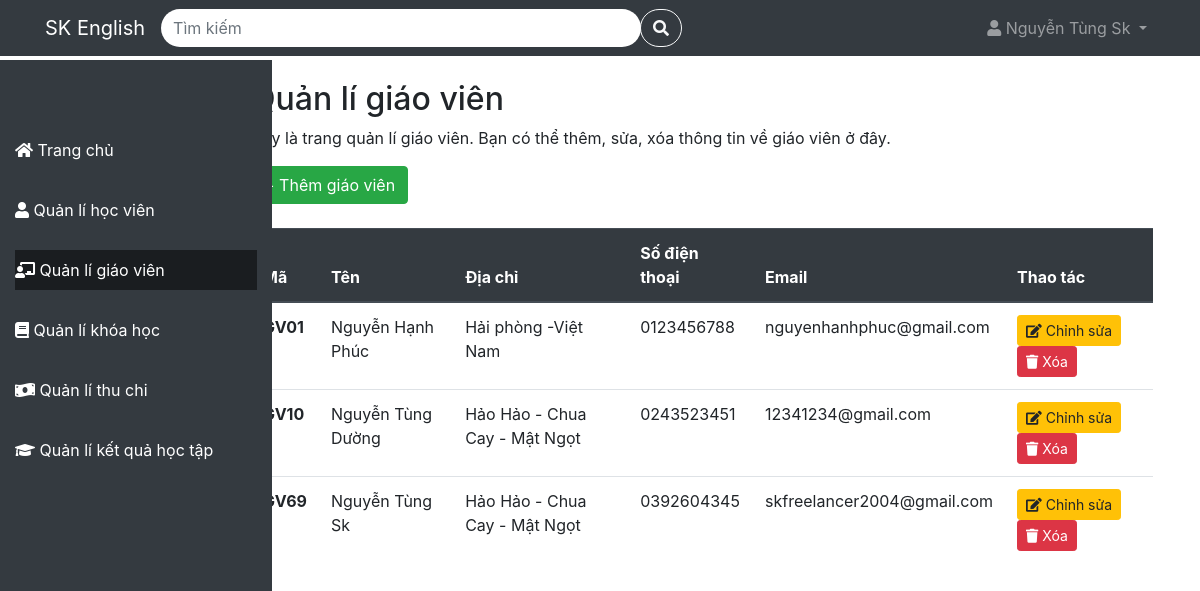
Page /QuanLiTrungTamTA/teacher (signed in) on the committed database.
### tables this page shows
CREATE TABLE `teachers` (
  `teacher_id` varchar(4) NOT NULL,
  `name` varchar(100) NOT NULL,
  `address` varchar(100) NOT NULL,
  `phone` varchar(10) NOT NULL,
  `email` varchar(100) NOT NULL
);

### app/Controller/TeacherController.php (called while the page is built, shortened)
<?php
class TeacherController {
    protected $config = [
        'host' => 'localhost',
        'dbname' => 'quanlytrungtamta',
        'user' => 'root',
        'password' => ''
    ];
    protected $db;
    public function __construct() {
        $this->db = new Database($this->config);
    }
    public function index(){
        $checkSearch = false;
        try {
            if($checkSearch){
                $listteacher = $this->db->table('teachers')->search(['teacher_id','name', 'address', 'phone', 'email'], $search);
            }else{
                $listteacher = $this->db->table('teachers')->get();
            }
        } catch (PDOException $e) {
            $this->db->logToConsole('lỗi lấy dữ liệu cho trang teacher: ' . $e->getMessage());
        }
        include './app/View/Teacher/teacher.php';
    }
    public function getListCourse($teacher){
        $sql = "SELECT DISTINCT c.course_id, c.title, c.duration
        FROM schedules s
        JOIN course c ON s.course_id = c.course_id
        WHERE s.teacher_id = '{$teacher['teacher_id']}'";
        $listCourse = $this->db->query($sql);
        return $listCourse;
    }
}
?>

### index.php (called while the page is built, shortened)
<?php
include './app/Model/Model.php';
include './app/Controller/TeacherController.php';
$route = new Route();
$route->get('/', 'LandingController@index');
$route->post('/courseRegistration', 'RegisterController@courseRegistration');
$route->post('/login', 'LoginController@index');
$route->post('/logout', 'LogoutController@index');
$route->post('/register', 'RegisterController@index');
$route->post('/verify', 'RegisterController@verify');
$route->post('/forgotPassword', 'ForgotPasswordController@forgot_password');
$route->post('/reset_password', 'ForgotPasswordController@reset_password');
if(isset($_SESSION['full_name']) && !empty($_SESSION['full_name']))
{
    $route->get('/home', 'HomeController@index');
    $route->get('/profile', 'UserController@index');
    $route->post('/profile/edit', 'UserController@editProfile');
    $route->post('/profile/resetPassWord', 'UserController@ResetPasswordProfile');
    $route->get('/student', 'StudentController@index');
    $route->post('/student/deleteStudent', 'StudentController@deleteStudent');
    $route->post('/student/editStudent', 'StudentController@editStudent');
    $route->post('/student/addStudent', 'RegistrationController@addStudent');
    $route->get('/teacher', 'TeacherController@index');
    $route->post('/teacher/addTeacher', 'TeacherController@addTeacher');
    $route->post('/teacher/editTeacher', 'TeacherController@editTeacher');
    $route->post('/teacher/deleteTeacher', 'TeacherController@deleteTeacher');
    $route->get('/course', 'CourseController@index');
    $route->post('/course/addCourse', 'CourseController@addCourse');
    $route->post('/course/deleteCourse', 'CourseController@deleteCourse');
    $route->post('/course/edit', 'CourseController@editCourse');
    $route->get('/course/detail', 'CourseController@show@detailCourse.php');
    $route->post('/course/addSchedule', 'ScheduleController@addSchedule');
    $route->post('/course/deleteSchedule', 'ScheduleController@deleteSchedule');
    $route->get('/payment', 'PaymentController@index');
    $route->get('/payment/receipts', 'PaymentController@show@receipts.php');
    $route->get('/payment/expenses', 'PaymentController@show@expenses.php');
    $route->get('/payment/report', 'PaymentController@show@report.php');
    $route->get('/achievement', 'AchievementController@index');
    $route->get('/achievement/detail', 'AchievementController@show@detail.php');
}
$requestUri = $_SERVER['REQUEST_URI'];
$route->handle($requestUri);
?>

### app/Model/Model.php (called while the page is built, shortened)
<?php
class Database {
    protected
        $table = '',
        $host = '',
        $user ='',
        $password = '',
        $dbname = '',
        $conn = null;
    public function __construct($config){
        $this->host = $config['host'];
        $this->user = $config['user'];
        $this->password = $config['password'];
        $this->dbname = $config['dbname'];
    }
    protected function connect(){
        try{
            $this->conn = new PDO("mysql:host=$this->host;dbname=$this->dbname", $this->user, $this->password);
            $this->conn->setAttribute(PDO::ATTR_ERRMODE, PDO::ERRMODE_EXCEPTION);
        }catch(PDOException $e){
            echo "Lỗi kết nối đến cơ sở dữ liệu: ".$e->getMessage();
        }
    }
    public function query($sql){
        try{
            $query = $this->conn->prepare($sql);
            $query->execute();
            return $query->fetchAll(PDO::FETCH_ASSOC);
        }catch(PDOException $e){
            $this->logToConsole("Lỗi truy vấn dữ liệu: " . $e->getMessage());
        }
    }
    public function get($data = [])
    {
        try {
            if (empty($data)) {
                $sqlString = "select * from $this->table";
                $query = $this->conn->prepare($sqlString);
                $query->execute();
            } else {
                $stmt = join('=? and ', array_keys($data));
                $stmt .= '=?';
                $sqlString = "select * from $this->table where $stmt";
                $query = $this->conn->prepare($sqlString);
                $query->execute(array_values($data));
            }
            return $query->fetchAll(PDO::FETCH_ASSOC);
        } catch (PDOException $e) {
            $this->logToConsole("Lỗi đọc dữ liệu: " . $e->getMessage());
        }
    }
    public function table($table){
        $this->table = $table;
        return $this;
    }
}
?>

### app/View/Teacher/teacher.php (the view, shortened to what this page needs)
<!DOCTYPE html>
<html lang="en">
<head>
  <link rel="stylesheet" href="https://cdnjs.cloudflare.com/ajax/libs/font-awesome/5.15.4/css/all.min.css">
  <link rel="stylesheet" href="https://maxcdn.bootstrapcdn.com/bootstrap/4.5.2/css/bootstrap.min.css">
  <link rel="stylesheet" href=".\public\css\cssProject.css">
</head>
<body>
<?php include './app/View/Template/navbar.php' ?>
<?php include './app/View/Template/sidebar.php' ?>
<div class="main-content">
    <div class="container mt-5">
      <h2>Quản lí giáo viên</h2>
      <p>Đây là trang quản lí giáo viên. Bạn có thể thêm, sửa, xóa thông tin về giáo viên ở đây.</p>
        <button type="button" class="btn btn-success mb-4" data-toggle="modal" data-target="#addTeacher">
           + Thêm giáo viên
        </button>
      <table class="table">
        <thead class="thead-dark">
          <tr>
            <th scope="col">Mã</th>
            <th scope="col">Tên</th>
            <th scope="col">Địa chỉ</th>
            <th scope="col">Số điện thoại</th>
            <th scope="col">Email</th>
            <th scope="col">Thao tác</th>
          </tr>
        </thead>
        <tbody>
            <?php if (!empty($listteacher)): ?>
              <?php
                  foreach($listteacher as $teacher):
                    $listCourse = $this->getListCourse($teacher);
                    $listCourse = json_encode($listCourse);
              ?>
                <tr class="table-row-hover">
                  <th scope="row"
                      data-toggle="modal"
                      data-target="#detailTeacher"
                      data-name="<?php echo $teacher['name']?>"
                      data-address="<?php echo $teacher['address']?>"
                      data-phone="<?php echo $teacher['phone']?>"
                      data-email="<?php echo $teacher['email']?>"
                      data-listcourse='<?php echo htmlspecialchars($listCourse, ENT_QUOTES, 'UTF-8'); ?>'
                  >
                    <?php echo $teacher['teacher_id']?>
                  </th>
                  <td
                      data-toggle="modal"
                      data-target="#detailTeacher"
                      data-name="<?php echo $teacher['name']?>"
                      data-address="<?php echo $teacher['address']?>"
                      data-phone="<?php echo $teacher['phone']?>"
                      data-email="<?php echo $teacher['email']?>"
                      data-listcourse='<?php echo htmlspecialchars($listCourse, ENT_QUOTES, 'UTF-8'); ?>'
                  >
                    <?php echo $teacher['name']?>
                  </td>
                  <td
                      data-toggle="modal"
                      data-target="#detailTeacher"
                      data-name="<?php echo $teacher['name']?>"
                      data-address="<?php echo $teacher['address']?>"
                      data-phone="<?php echo $teacher['phone']?>"
                      data-email="<?php echo $teacher['email']?>"
                      data-listcourse='<?php echo htmlspecialchars($listCourse, ENT_QUOTES, 'UTF-8'); ?>'
                  >
                    <?php echo $teacher['address']?>
                  </td>
                  <td
                      data-toggle="modal"
                      data-target="#detailTeacher"
                      data-name="<?php echo $teacher['name']?>"
                      data-address="<?php echo $teacher['address']?>"
                      data-phone="<?php echo $teacher['phone']?>"
                      data-email="<?php echo $teacher['email']?>"
                      data-listcourse='<?php echo htmlspecialchars($listCourse, ENT_QUOTES, 'UTF-8'); ?>'
                  >
                    <?php echo $teacher['phone']?>
                  </td>
                  <td
                      data-toggle="modal"
                      data-target="#detailTeacher"
                      data-name="<?php echo $teacher['name']?>"
                      data-address="<?php echo $teacher['address']?>"
                      data-phone="<?php echo $teacher['phone']?>"
                      data-email="<?php echo $teacher['email']?>"
                      data-listcourse='<?php echo htmlspecialchars($listCourse, ENT_QUOTES, 'UTF-8'); ?>'
                  >
                    <?php echo $teacher['email']?>
                  </td>
                  <td>
                    <div class="d-inline">
                        <a type="button"
                            class="btn btn-warning btn-sm mr-2"
                            data-toggle="modal"
                            data-target="#editTeacher"
                            data-name="<?php echo $teacher['name']?>"
                            data-address="<?php echo $teacher['address']?>"
                            data-phone="<?php echo $teacher['phone']?>"
                            data-email="<?php echo $teacher['email']?>"
                            data-teacher_id="<?php echo $teacher['teacher_id']?>"
                        >
                            <i class="fas fa-edit"></i> Chỉnh sửa
                        </a>
                    </div>
                    <div class="d-inline">
                        <form
                            id="deleteForm<?php echo $teacher['teacher_id']; ?>"
                            action="./teacher/deleteTeacher"
                            method="POST"
                            class="d-inline"
                        >
                            <button
                                type="button"
                                onclick="deleteTeacher('<?php echo $teacher['teacher_id']; ?>')"
                                class="btn btn-danger btn-sm"
                            >
                                <i class="fa fa-trash" aria-hidden="true"></i> Xóa
                            </button>
                        </form>
                    </div>
                  </td>
                </tr>
              <?php endforeach; ?>
            <?php endif; ?>
          </tbody>
      </table>
    </div>
  </div>
</body>
</html>

### public/css/cssProject.css (style rules this page uses)
.table-row-hover { cursor: pointer; }

### public/css/sidebar.css (style rules this page uses)
.main-content { margin-left: 17%; padding: 2em; }

### rows in the picture
teachers: teacher_id "GV01", name "Nguyễn Hạnh Phúc", address "Hải phòng -Việt Nam", phone "0123456788", email "nguyenhanhphuc@gmail.com"
teachers: teacher_id "GV10", name "Nguyễn Tùng Dường", address "Hảo Hảo - Chua Cay - Mật Ngọt", phone "0243523451", email "12341234@gmail.com"
teachers: teacher_id "GV69", name "Nguyễn Tùng Sk", address "Hảo Hảo - Chua Cay - Mật Ngọt", phone "0392604345", email "skfreelancer2004@gmail.com"

### other values in the picture
$_SESSION['full_name'] "Nguyễn Tùng Sk"
